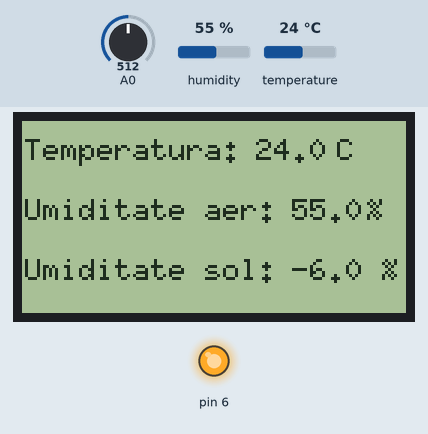
This sketch was run on a simulated Arduino Uno, built with avr-gcc and run on an emulated ATmega328P. Parts: 128×64 one-colour display, output pins drawn as LEDs (lit = HIGH). The inputs (shaded band) are chosen by the test bench; at power-on: humidity 55 %, A0 = 512, temperature 24 °C.

Above: at 3.7 s.
3.8 s: humidity set to 22 %
At 6.4 s:
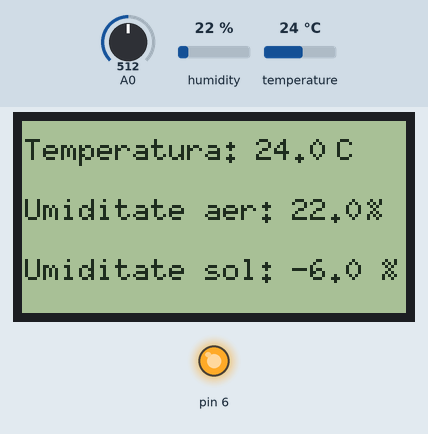
6.8 s: A0 set to 716
At 9.4 s:
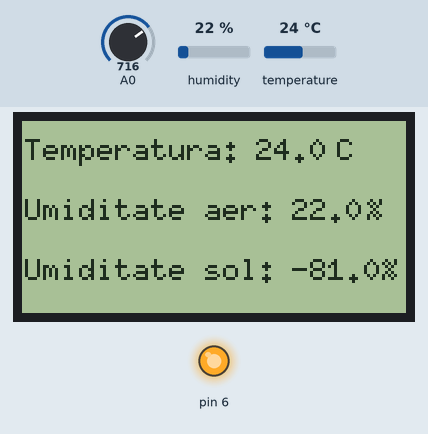
9.8 s: temperature set to 12 °C
At 11.4 s:
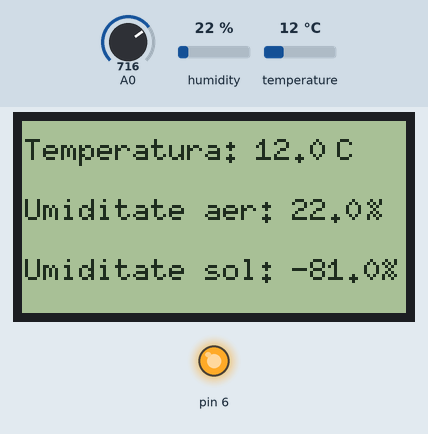
12.5 s: A0 set to 900
At 14.5 s:
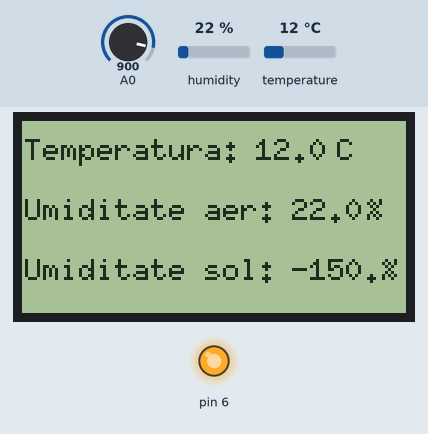
15.1 s: humidity set to 40 %
At 16.6 s:
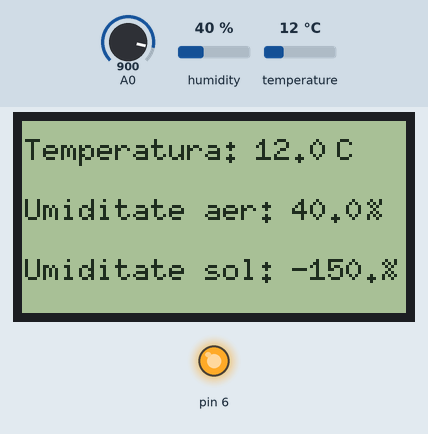
17.8 s: A0 set to 1023
At 20.0 s:
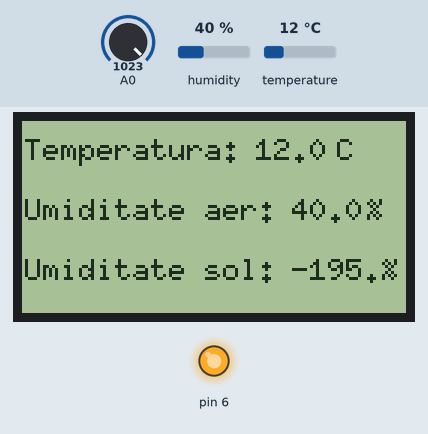
Timing chart, 0 to 21.4 s (numbered marks = the images above; inputs shaded):
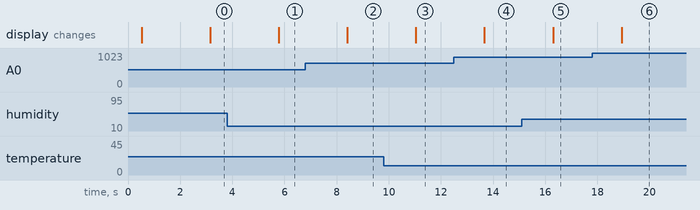

The sketch:

lcd.ino
```cpp
//Niculae Alexia


#include "dht.h"
#include <U8g2lib.h>

dht DHT;

char umiditate_sol [5];
char umiditate_aer [5];
char temperatura [5];

#define dht_apin A1

int uscat = 495;
int umed = 225;

// Constructor
U8G2_ST7920_128X64_1_HW_SPI u8g2(U8G2_R0, /*CS=*/ 10, /*RESET=*/ 8);


void setup() {
  // Se lasa timp pemtru system boot
  delay(500);
  pinMode(6, OUTPUT);
  digitalWrite(6, HIGH);
  // LCD
  u8g2.begin(); // Boot LCD
  u8g2.enableUTF8Print(); // Encoding
  u8g2.setFont(u8g2_font_6x10_mf); //Lista cu fonturi poate fi gasita aici: https://github.com/olikraus/u8glib/wiki/fontsize (cel folosit aici este de 7 pixeli)
  u8g2.setColorIndex(1);
}


void loop() {
  u8g2.firstPage();
  do{
    draw();
  } while(u8g2.nextPage() );
}

void draw() {

  read_capacity();
  read_hum_temp();

  u8g2.drawStr(1, 13, "Temperatura: ");
  u8g2.drawStr(78, 13, temperatura);
  u8g2.drawStr(105, 13, "C");
  u8g2.drawStr(1, 33, "Umiditate aer: ");
  u8g2.drawStr(90, 33, umiditate_aer);
  u8g2.drawStr(115, 33, "%");
  u8g2.drawStr(1, 53, "Umiditate sol: ");
  u8g2.drawStr(90, 53, umiditate_sol);
  u8g2.drawStr(120, 53, "%");
}


void read_hum_temp() {


  DHT.read11(dht_apin);
  int air_humidity = DHT.humidity;
  int temperature = DHT.temperature;
  dtostrf(air_humidity, 3, 1, umiditate_aer);
  dtostrf(temperature, 3, 1, temperatura);
  delay(100);
}


void read_capacity() {

  int sensorVal = analogRead(A0);
  int percentageHumidity = map(sensorVal, umed, uscat, 100, 0);
  dtostrf(percentageHumidity, 3, 1, umiditate_sol);
  delay(100);
}
```

Measured:
- after the input at 3.8 s, the display: changes after 2.0 s (image 1)
- after the input at 6.8 s, the display: changes after 1.6 s (image 2)
- after the input at 9.8 s, the display: changes after 1.2 s (image 3)
- after the input at 12.5 s, the display: changes after 1.2 s (image 4)
- after the input at 15.1 s, the display: changes after 1.2 s (image 5)
- after the input at 17.8 s, the display: changes after 1.1 s (image 6)
